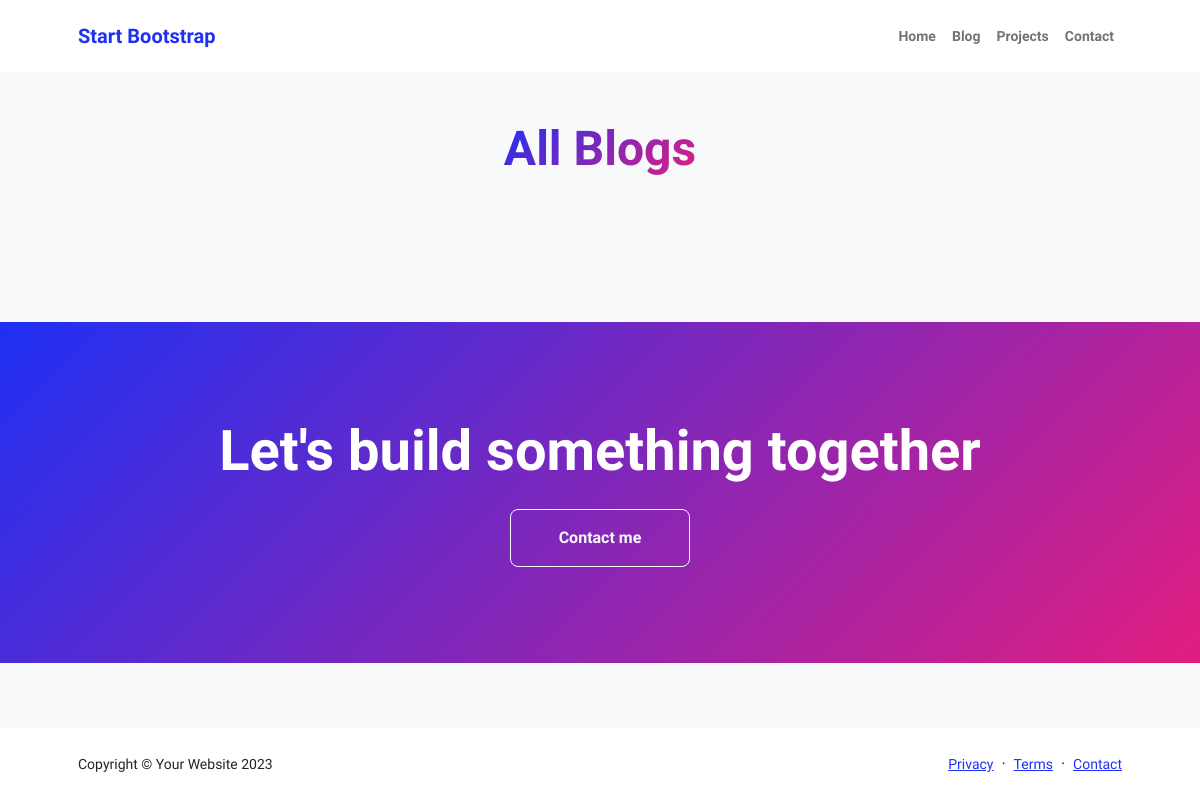
The app's page /blog, older data.
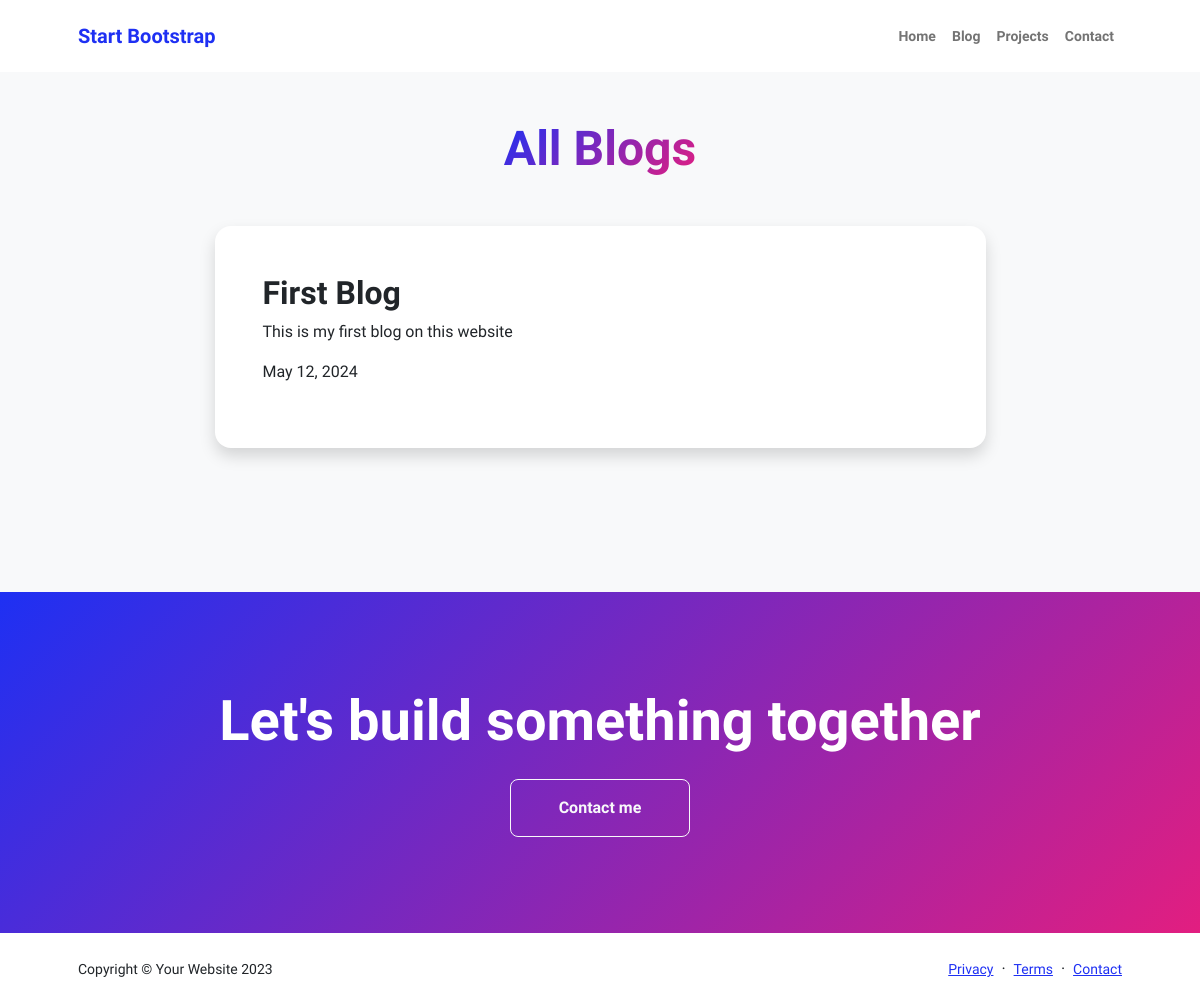
The same page, newer data.
### blog/models.py (models this page shows, shortened)
class Blog(models.Model):
    title = models.CharField(max_length=50)
    description = models.TextField()
    date = models.DateField()
    url = models.URLField(blank=True)

### blog/views.py (the view)
def allBlogs(request):
    blogs = Blog.objects.order_by('-date')
    context = {
        'blogs': blogs
    }
    return render(request, 'allblogs.html', context)

### blog/templates/allblogs.html (shortened to what this page needs)
<!DOCTYPE html>
{% load static %}
<html lang="en">
    <head>
        <link href="https://cdn.jsdelivr.net/npm/bootstrap-icons@1.8.1/font/bootstrap-icons.css" rel="stylesheet" />
        <link href="{% static 'css/styles.css' %}" rel="stylesheet" />
    </head>
    <body class="d-flex flex-column h-100 bg-light">
        <main class="flex-shrink-0">
            <nav class="navbar navbar-expand-lg navbar-light bg-white py-3">
                <div class="container px-5">
                    <a class="navbar-brand" href="/"><span class="fw-bolder text-primary">Start Bootstrap</span></a>
                    <div class="collapse navbar-collapse" id="navbarSupportedContent">
                        <ul class="navbar-nav ms-auto mb-2 mb-lg-0 small fw-bolder">
                            <li class="nav-item"><a class="nav-link" href="/">Home</a></li>
                            <li class="nav-item"><a class="nav-link" href="blog">Blog</a></li>
                            <li class="nav-item"><a class="nav-link" href="projects">Projects</a></li>
                            <li class="nav-item"><a class="nav-link" href="contact">Contact</a></li>
                        </ul>
                    </div>
                </div>
            </nav>
            <section class="py-5">
                <div class="container px-5 mb-5">
                    <div class="text-center mb-5">
                        <h1 class="display-5 fw-bolder mb-0"><span class="text-gradient d-inline">All Blogs</span></h1>
                    </div>
                    <div class="row gx-5 justify-content-center">
                        <div class="col-lg-11 col-xl-9 col-xxl-8">
                            {% for item in blogs %}
                            <div class="card overflow-hidden shadow rounded-4 border-0 mb-5">
                                <div class="card-body p-0">
                                    <div class="d-flex align-items-center">
                                        <div class="p-5">
                                            <h2 class="fw-bolder">{{ item.title }}</h2>
                                            <p>{{ item.description }}</p>
                                            <p>{{ item.date }}</p>
                                        </div>
                                    </div>
                                </div>
                            </div>
                            {% endfor %}
                        </div>
                    </div>
                </div>
            </section>
            <section class="py-5 bg-gradient-primary-to-secondary text-white">
                <div class="container px-5 my-5">
                    <div class="text-center">
                        <h2 class="display-4 fw-bolder mb-4">Let's build something together</h2>
                        <a class="btn btn-outline-light btn-lg px-5 py-3 fs-6 fw-bolder" href="contact">Contact me</a>
                    </div>
                </div>
            </section>
        </main>
        <footer class="bg-white py-4 mt-auto">
            <div class="container px-5">
                <div class="row align-items-center justify-content-between flex-column flex-sm-row">
                    <div class="col-auto"><div class="small m-0">Copyright &copy; Your Website 2023</div></div>
                    <div class="col-auto">
                        <a class="small" href="#!">Privacy</a>
                        <span class="mx-1">&middot;</span>
                        <a class="small" href="#!">Terms</a>
                        <span class="mx-1">&middot;</span>
                        <a class="small" href="#!">Contact</a>
                    </div>
                </div>
            </div>
        </footer>
    </body>
</html>

Row changes from the older to the newer data that the page shows:
added Blog: title "First Blog", description "This is my first blog on this website", date "May 12, 2024"
